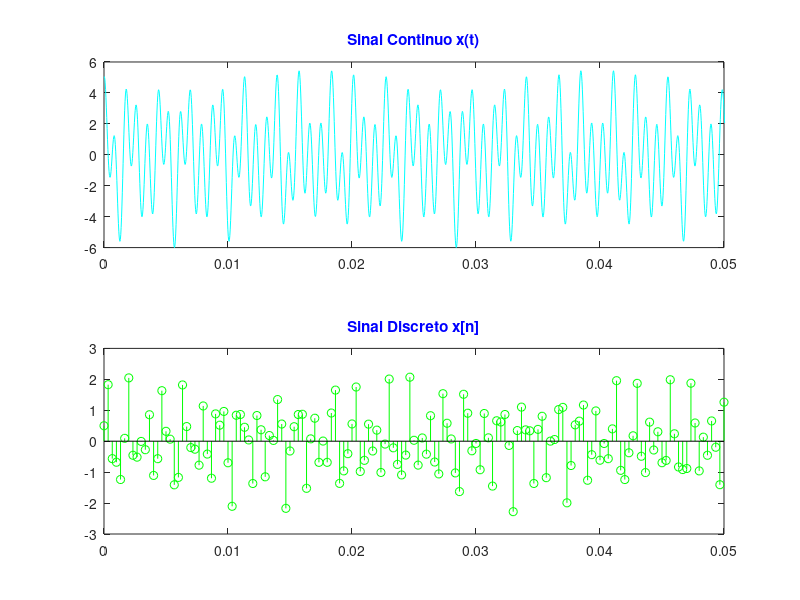

The MATLAB source for this figure:
% 1 - xt transforme para tempo discreto
% amostragem do sinal x(nTs)
% Ts = período de amostragem, que é igual a Ts = 1/s.
% Definir um sinal x(t) com no minimo, 3 tons (f1, f2, f3);
% Plotar x(t) e x(n), na mesma tela

clc
clear all
close all

fs = 3000;
t = linspace(0, pi, 100000);

f1 = 440; 
f2 = 660; 
f3 = 1144;
xt = 2*cos(2*pi*f1*t) + sin(2*pi*f2*t) + 3*cos(2*pi*f3*t);

n = 0:3000;

ts = 1/fs;
xn = 0.5*cos(2*pi*f1*n*ts) + sin(2*pi*f2*n*ts) + 0.8*sin(2*pi*f3*n*ts);

figure(1)
subplot(2,1,1)
plot(t, xt, 'cyan', 'LineWidth', 0.5)
xlim([0 0.05])
set(gca, 'Color', 'black')
title('Sinal Continuo x(t)', 'Color', 'b')

subplot(2,1,2)
stem(n*ts, xn, 'green', 'LineWidth', 0.5)
xlim([0 0.05])
set(gca, 'Color', 'black')
title('Sinal Discreto x[n]', 'Color', 'b') 
